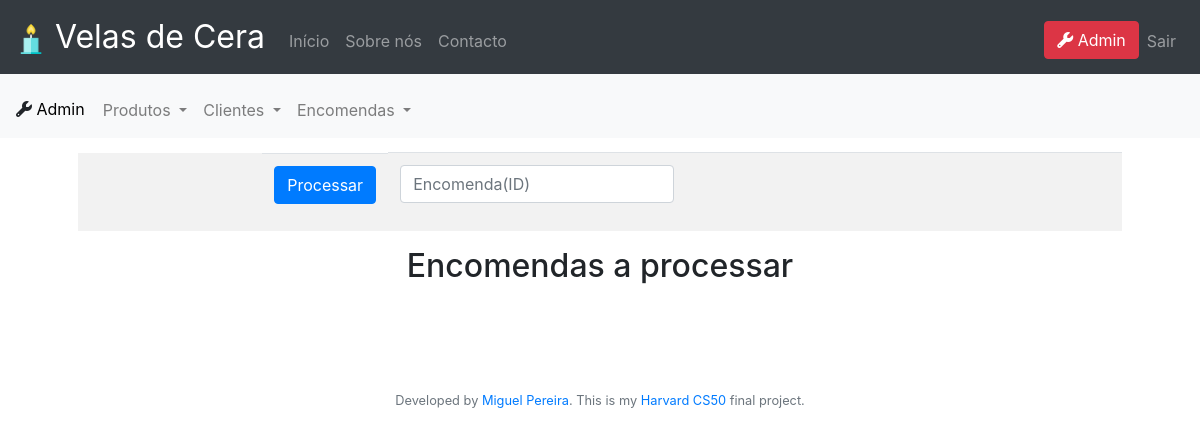
The app's page /admin/encomendas (signed in), older data.
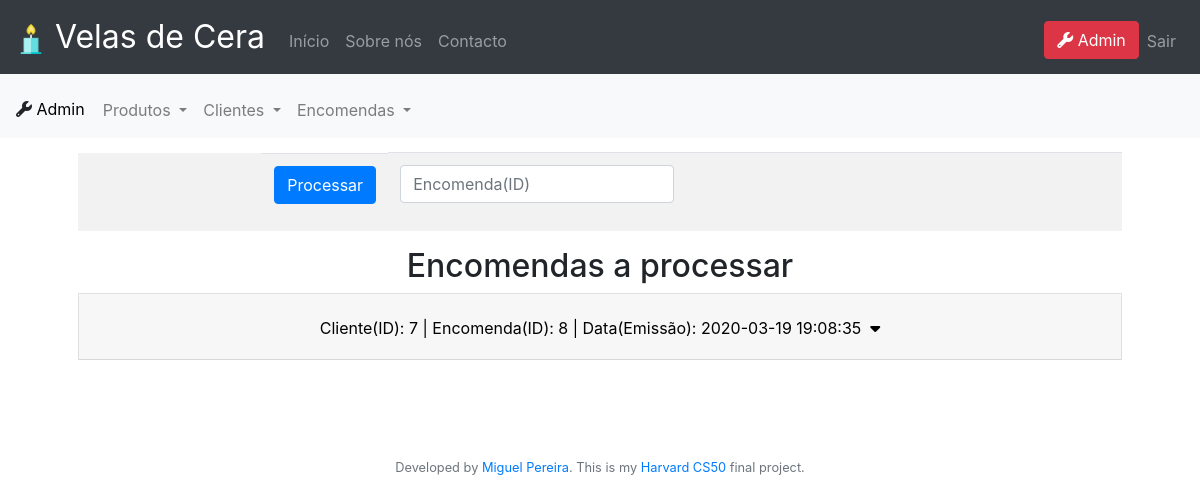
The same page, newer data.
### tables this page shows
CREATE TABLE encomenda (id integer not null primary key autoincrement, user_id integer not null, product_id integer not null, quantities numeric not null, price numeric not null, product_name text not null, data timestamp not null default current_timestamp, estado text not null default em_processo);

### app.py (the view, shortened to what this page needs)
@app.route("/admin/encomendas", methods=["GET", "POST"])
@admin_login_required
def adminEncomendas():
    encomendas_datas = ''
    encomendas = ''
    encomendas_datas = db.execute("select data, id, user_id from encomenda where estado='em_processo' group by data")
    encomendas = db.execute("select * from encomenda")
    return render_template("encomendas.html", encomendas_datas=encomendas_datas, encomendas=encomendas)

### app.py (called while the page is built)
@app.after_request
def after_request(response):
    response.headers["Cache-Control"] = "no-cache, no-store, must-revalidate"
    response.headers["Expires"] = 0
    response.headers["Pragma"] = "no-cache"
    return response

def admin_login_required(f):
    @wraps(f)
    def decorated_function(*args, **kwargs):
        if session.get("user_id") is None:
            return redirect("/login")
        else:
            rows = db.execute("select * from users where id = :id", id=session.get("user_id"))
            if len(rows) != 1 or rows[0]["tipo"] != "admin":
                return apology("Não és admin", 400)
        return f(*args, **kwargs)
    return decorated_function

### templates/encomendas.html (shortened to what this page needs)
{% extends "admin.html" %}
{% block mainAdmin %}
<form action="/admin/encomendas" method="POST" enctype=multipart/form-data>
    <table class="table table-striped">
        <tbody>
            <tr>
                <th style="float: right;"><button class="btn btn-primary" type="submit">Processar</button></th>
                <th>
                    <div class="form-group" style="float: left;">
                        <input type="text" autofocus class="form-control"  placeholder="Encomenda(ID)" name="id">
                </th>
            </tr>
        </tbody>
    </table>
    <h2>Encomendas a processar</h2>
    {% for encomenda_data in encomendas_datas %}
    <div class="accordion" id="accordion">
        <div class="card">
          <div class="card-header" id="heading_{{encomenda_data.id}}">
            <h2 class="mb-0">
              <button style="float: center; text-decoration: none; color: black;" class="btn btn-link" type="button" data-toggle="collapse" data-target="#collapse_{{encomenda_data.id}}" aria-expanded="true" aria-controls="collapse_{{encomenda_data.id}}">
                Cliente(ID): {{encomenda_data.user_id}} | Encomenda(ID): {{encomenda_data.id}} | Data(Emissão): {{encomenda_data.data}} &nbsp;<i class="fas fa-caret-down"></i>
              </button>
            </h2>
          </div>
        </div>
      </div>
      {% endfor %}
    </form>
{% endblock %}

Row changes from the older to the newer data that the page shows:
added encomenda: user_id "7", id "8", data "2020-03-19 19:08:35"
